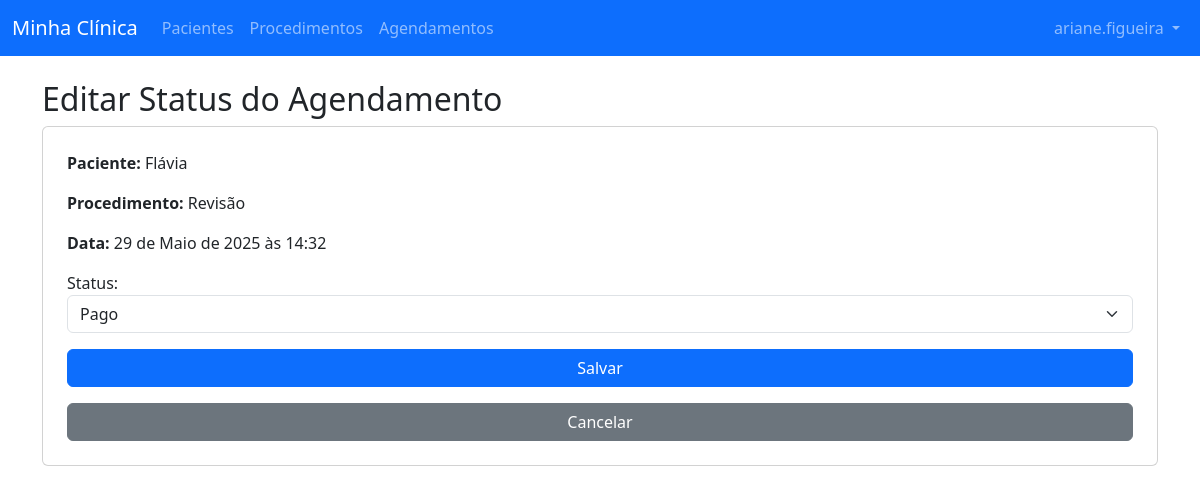
Page /agendamento/12/editar-status/ (signed in) on the committed database.
### core/models.py (models this page shows, shortened)
class Agendamento(models.Model):
    STATUS_CHOICES = [
        ('Marcado', 'Marcado'),
        ('Realizado', 'Realizado'),
        ('Pago', 'Pago'),
        ('Cancelado', 'Cancelado'),
    ]
    user = models.ForeignKey(User, on_delete=models.CASCADE, blank=False, null=False)
    paciente = models.ForeignKey(Paciente, on_delete=models.CASCADE, blank=False, null=False)
    procedimento = models.ForeignKey(Procedimento, on_delete=models.CASCADE, blank=False, null=False)
    data_agendamento = models.DateTimeField(blank=False, null=False)
    status_agendamento = models.CharField(choices=STATUS_CHOICES, default='Marcado')

class Paciente(models.Model):
    user = models.ForeignKey(User, on_delete=models.CASCADE)
    nome = models.CharField(max_length=100, blank=False, null=False)
    telefone = models.CharField(max_length=15, unique=True, blank=False, null=False)
    data_nascimento = models.DateField()
    email = models.EmailField(unique=True, blank=False, null=False)
    def __str__(self):
        return self.nome

class Procedimento(models.Model):
    user = models.ForeignKey(User, on_delete=models.CASCADE)
    nome = models.CharField(max_length=100, blank=False, null=False)
    preco = models.DecimalField(max_digits= 8, decimal_places=2, blank=False, null=False)
    data_criacao = models.DateField(blank=False, null=False)
    descricao = models.TextField()
    def __str__(self):
        return self.nome

### core/views.py (the view)
# urls.py: path('agendamento/<int:agendamento_id>/editar-status/', views.editar_agendamento, name='editar_status_agendamento'),
@login_required()
def editar_agendamento(request, agendamento_id):
    agendamento = get_object_or_404(Agendamento, id=agendamento_id, user=request.user)
    if request.method == 'POST':
        novo_status = request.POST.get('status_agendamento')
        if novo_status in dict(Agendamento.STATUS_CHOICES).keys():
            agendamento.status_agendamento = novo_status
            agendamento.save()
            return redirect('listar_agendamentos')
    return render(request, 'core/editar_status.html', {
        'agendamento': agendamento,
        'status_agendamento': agendamento.status_agendamento
    })

### core/templates/core/editar_status.html (shortened to what this page needs)
{% extends 'core/base.html' %}
{% block content %}
<h2>Editar Status do Agendamento</h2>
<form method="post" class="card p-4">
    <p><strong>Paciente:</strong> {{ agendamento.paciente }}</p>
    <p><strong>Procedimento:</strong> {{ agendamento.procedimento }}</p>
    <p><strong>Data:</strong> {{ agendamento.data_agendamento }}</p>
    <label for="status_agendamento">Status:</label>
    <select name="status_agendamento" id="status_agendamento" class="form-select">
        {% for key, value in agendamento.STATUS_CHOICES %}
            <option value="{{ key }}" {% if agendamento.get_status_agendamento_display == key %}selected{% endif %}>{{ value }}</option>
        {% endfor %}
    </select>
    <button type="submit" class="btn btn-primary mt-3">Salvar</button>
    <a href="{% url 'listar_agendamentos' %}" class="btn btn-secondary mt-3">Cancelar</a>
</form>
{% endblock %}

### core/templates/core/base.html (shortened to what this page needs)
<!DOCTYPE html>
<html lang="pt-br">
<head>
    <link href="https://cdn.jsdelivr.net/npm/bootstrap@5.3.0/dist/css/bootstrap.min.css" rel="stylesheet">
    <link href="https://cdn.jsdelivr.net/npm/bootstrap@5.3.3/dist/css/bootstrap.min.css" rel="stylesheet">
    <link href="https://cdn.jsdelivr.net/npm/bootstrap-icons@1.10.5/font/bootstrap-icons.css" rel="stylesheet">
</head>
<body>
    <nav class="navbar navbar-expand-lg navbar-dark bg-primary">
  <div class="container-fluid">
    <a class="navbar-brand" href="{% url 'home' %}">Minha Clínica</a>
    <div class="collapse navbar-collapse" id="navbarNav">
      <ul class="navbar-nav">
        <li class="nav-item">
          <a class="nav-link" href="{% url 'listar_pacientes' %}">Pacientes</a>
        </li>
        <li class="nav-item">
          <a class="nav-link" href="{% url 'listar_procedimentos' %}">Procedimentos</a>
        </li>
        <li class="nav-item">
          <a class="nav-link" href="{% url 'listar_agendamentos' %}">Agendamentos</a>
        </li>
      </ul>
      <ul class="navbar-nav ms-auto">
        <li class="nav-item dropdown">
          <a class="nav-link dropdown-toggle" href="#" id="userDropdown" role="button" data-bs-toggle="dropdown" aria-expanded="false">
            {{ request.user.username }}
          </a>
        </li>
      </ul>
    </div>
  </div>
</nav>
    <div class="container mt-4">
        {% block content %}
        {% endblock %}
    </div>
    </body>
</html>

### rows in the picture
Agendamento: paciente "Flávia", procedimento "Revisão", data_agendamento "29 de Maio de 2025 às 14:32", status_agendamento "Pago"

### other values in the picture
{{ request.user.username }} "ariane.figueira"
